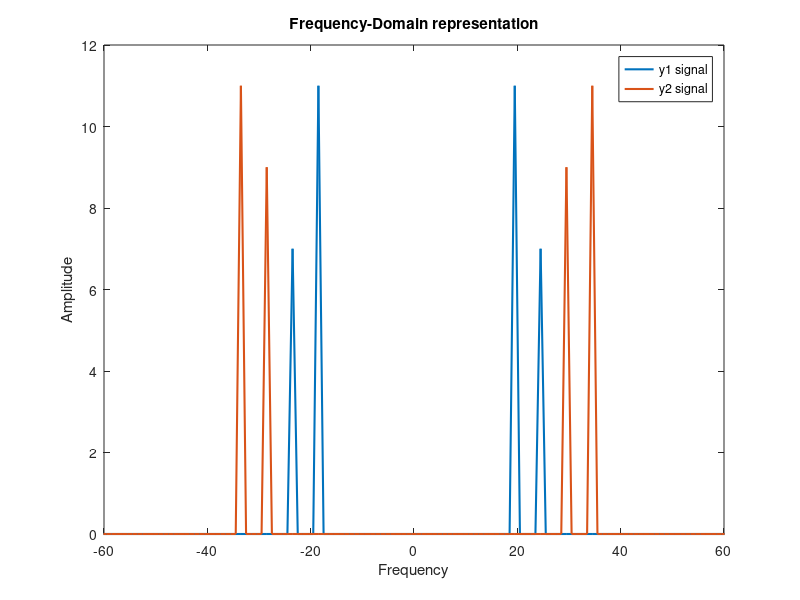

Write MATLAB code to recreate this figure.
clc
close all;
fs=10000;
t=0:1/fs:1-1/fs;
a1 = 11;
a2 = 7;
a3 = 9;
a4 = 11;
f1 = 19;
f2 = 24;
f3 = 29;
f4 = 34;

y1= a1*sin(2*pi*f1*t)+ a2*cos(2*pi*f2*t);
y2= a3*sin((2*pi*f3*t) + pi/2) + a4*cos((2*pi*f4*t) - pi/3);

nt = length(t);
f_xt = abs(fftshift(fft(y1)))/(nt/2);
freq = linspace (-fs/2,+fs/2,nt);
plot(freq,f_xt,'linewidth',1.5);
hold on
f1_xt = abs(fftshift(fft(y2)))/(nt/2);
freq1 = linspace (-fs/2,+fs/2,nt);
plot(freq1,f1_xt,'linewidth',1.5);
xlim([-60,60]);
xlabel('Frequency')
ylabel('Amplitude')
title('Frequency-Domain representation')
legend('y1 signal','y2 signal')